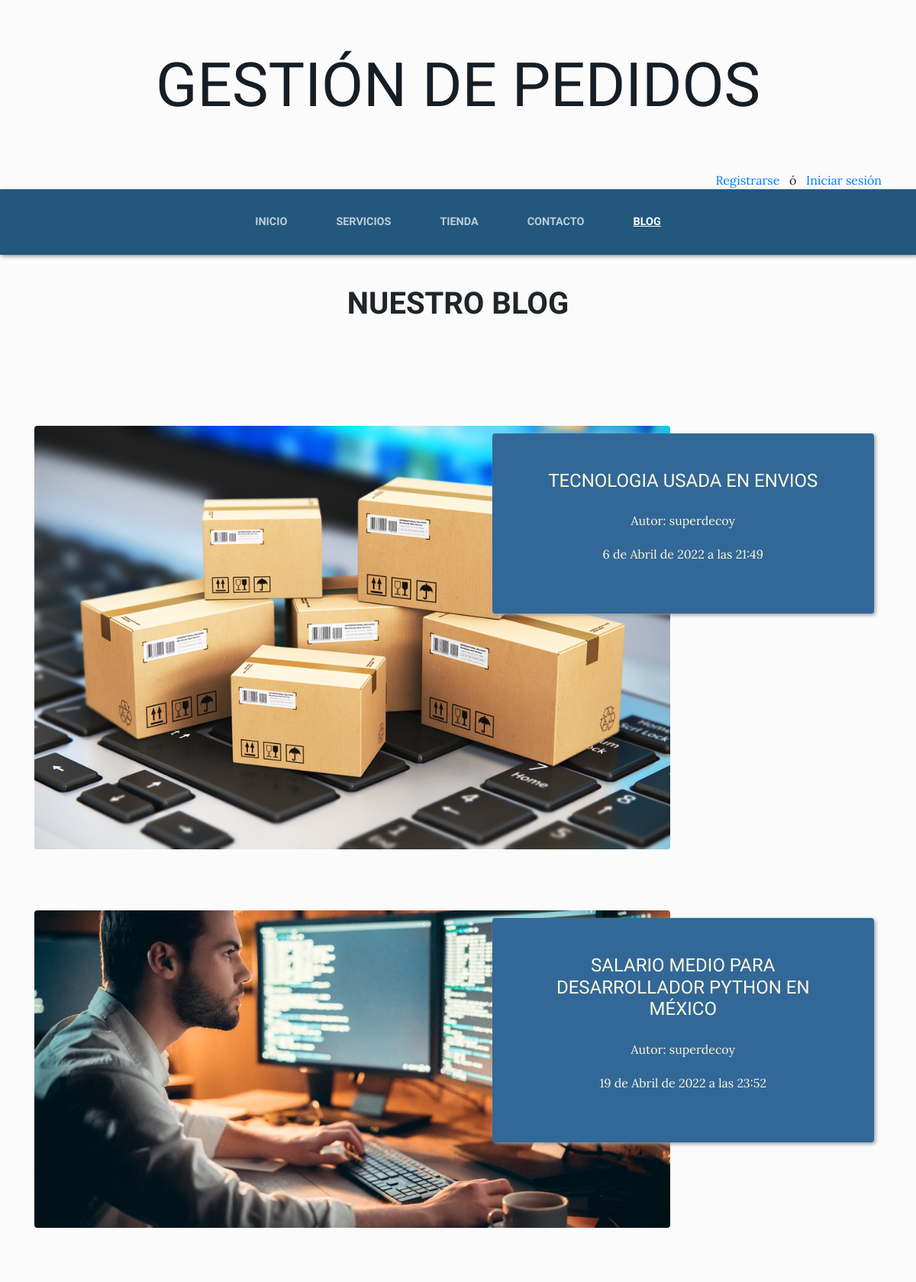
Page /blog/categoria/3/ (upper part) on the earlier database version.
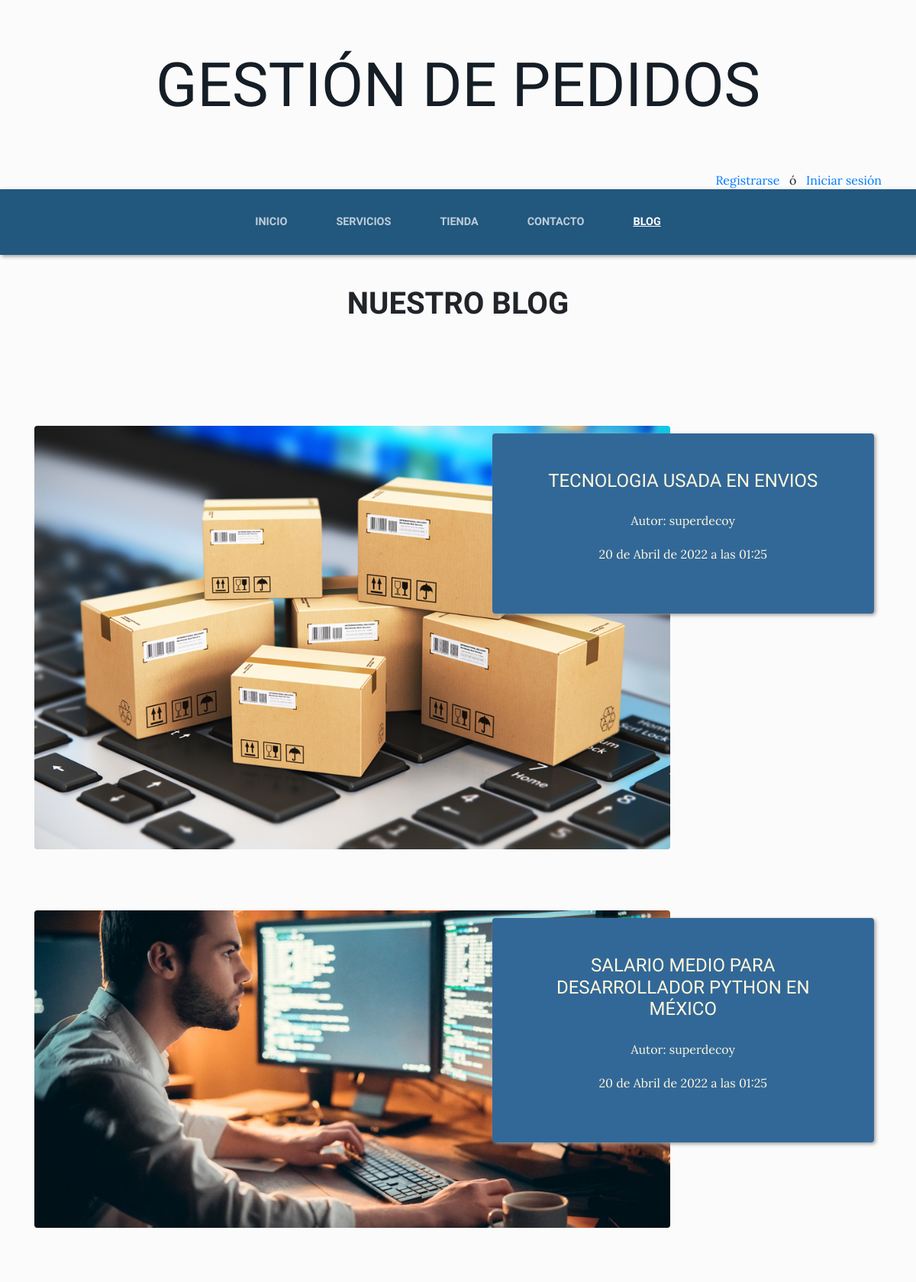
Same page on the later database version.
### blog/models.py (models this page shows, shortened)
class Post(models.Model):
    titulo=models.CharField(max_length=50)
    contenido=models.CharField(max_length=250)
    imagen=models.ImageField(upload_to="blog")
    autor=models.ForeignKey(User, on_delete=models.CASCADE)
    categorias=models.ManyToManyField(Categoria)
    created=models.DateTimeField(auto_now_add=True)
    updated=models.DateTimeField(auto_now=True)
    class Meta:
        verbose_name='post'
        verbose_name_plural='posts'

### blog/views.py (the view)
# urls.py: path('categoria/<int:categoria_id>/' ,views.categoria, name='Categoria'),
def categoria(request, categoria_id):
    categoria = Categoria.objects.get(id=categoria_id)
    posts = Post.objects.filter(categorias=categoria)
    return render(request, 'blog/categoria.html', {'categoria':categoria, 'posts': posts})

### carro/context_processor.py (called while the page is built)
def importe_total_carro(request):
    carro=Carro(request)
    total=0
    if request.user.is_authenticated:
        for key, value in request.session['carro'].items():
            total= total+float(value['precio'])
    return {'importe_total_carro': total}

### blog/templates/blog/categoria.html (shortened to what this page needs)
{% extends "proyectoWebApp/padre.html" %}
{% load static %}
{% block content %}
<h1 class="text-uppercase text-expanded text-center font-weight-bold" style="padding-top:40px">Nuestro Blog</h1>
<br>
<br>
    {% for post in posts %}
        <section class="page-section clearfix">
            <div class="container">
               <a href="{% url 'Post' post.id %}">
                   <div class="intro">
                        <img class="intro-img img-fluid mb-3 mb-lg-0 rounded" src="{{post.imagen.url}}">
                        <div class="intro-text left-0 text-center bg-faded p-5 rounded" style="margin: 10px auto">
                            <h2 class="section-heading mb-4" >
                                <span class="section-heading-lower" style="font-size:24px;">{{post.titulo}}</span>
                            </h2>
                            <div>
                                <p>Autor: {{post.autor}}</p>
                                <p>{{post.updated}}</p>
                            </div>
                        </div>
                    </div>
                </a>
            </div>
        </section>
    {% endfor %}
{% endblock %}

Differences in the rows shown:
changed Post "TECNOLOGIA USADA EN ENVIOS": updated "6 de Abril de 2022 a las 21:49" → "20 de Abril de 2022 a las 01:25"
changed Post "SALARIO MEDIO PARA DESARROLLADOR PYTHON EN MÉXICO": updated "19 de Abril de 2022 a las 23:52" → "20 de Abril de 2022 a las 01:25"
